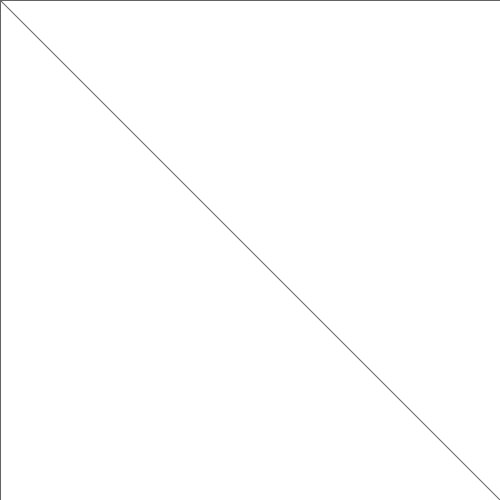
Frame 1 (no input)
Frame 60 (the mouse pressed at the canvas centre just before this capture): identical to frame 1, image omitted
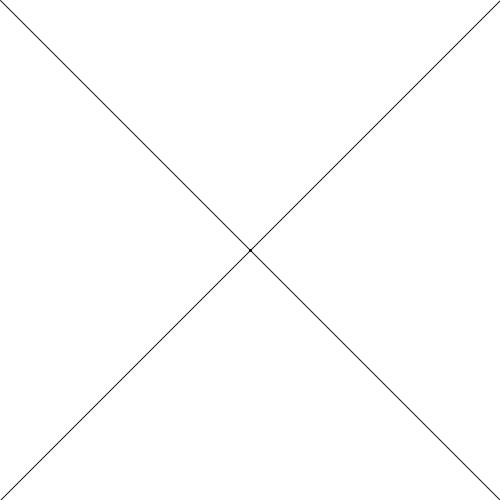
Frame 120 (the mouse held since frame 60 and released just before this capture)

The Processing sketch that drew these frames (run headless with seeded random() and noise(); from frame 60 on, the mouse is pressed at the canvas centre):

// Processing sketch: processing_158751
// ── processing_158751.pde

void setup() {
  size(500, 500);
  background(0);
}

void draw() {
  if (mousePressed) {
    fill(255);
    noStroke();
    rect(0,0,500,500);
    stroke(20);
    fill(20);
    line(width, height, mouseX, mouseY);
    line(0, 0, mouseY, mouseX);
    line (width, 0, mouseX, mouseY);
    line (0, height, mouseY, mouseX);    
    ellipse(mouseX,mouseY,2,2);
    ellipse(mouseY,mouseX,2,2);
    
  } else { 
    fill(255);
    noStroke();
    rect(0,0,500,500);
    stroke(100);
    fill(100);
     line(width, height, mouseX, mouseY);
    line(0, 0, mouseY, mouseX);
    line (width, 0, mouseX, mouseY);
    line (0, height, mouseY, mouseX);
    ellipse(mouseX,mouseY,2,2);
    ellipse(mouseY,mouseX,2,2);
  }
}
